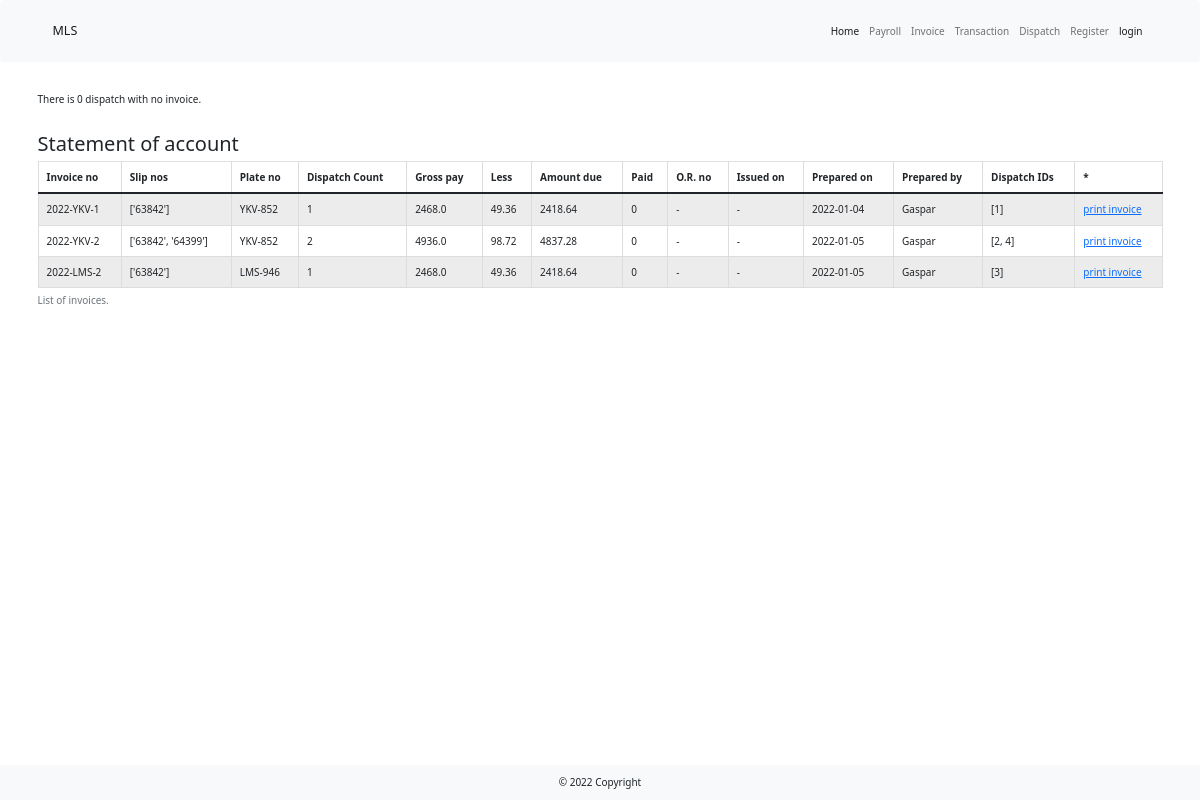
Screenshot of /invoice with the database file from the repository.
### main.py (models this page shows)
class Invoice(db.Model, UserMixin):
    __tablename__ = 'invoice'
    id = db.Column(db.Integer, primary_key=True, unique=True)
    invoice_series = db.Column(db.Integer)
    invoice_no = db.Column(db.String(100), unique=True)
    slip_nos = db.Column(db.String)
    plate_no = db.Column(db.String(10))
    dispatch_cnt = db.Column(db.Integer)
    gross_pay = db.Column(db.Float(precision=1))
    less = db.Column(db.Float(precision=1))
    amount_due = db.Column(db.Float(precision=1))
    paid = db.Column(db.String(5))
    or_no = db.Column(db.String(100))
    issued_on = db.Column(db.String(100))
    prepared_date = db.Column(db.String(100))
    prepared_by = db.Column(db.String(100))
    dispatch_ids = db.Column(db.String(200))

### main.py (the view)
@app.route("/invoice", methods=["Get", "Post"])
def invoice():
    with create_engine('sqlite:///lbc_dispatch.db').connect() as cnx:
        disp_df = pd.read_sql_table(
            table_name="dispatch",
            con=cnx,
        )
    with create_engine('sqlite:///lbc_dispatch.db').connect() as cnx:
        inv_df = pd.read_sql_table(
            table_name="invoice",
            con=cnx,
        )
    inv_cnt = is_found(disp_df["invoice_no"], "-")
    if inv_cnt > 0:
        dispatch_df = disp_df.groupby("invoice_no").get_group("-").sort_values("plate_no", ascending=False)
    else:
        dispatch_df = disp_df.groupby("invoice_no").all()
    return render_template('invoice_data.html', dispatch_df=dispatch_df, invoice_df=inv_df, no_invoice_cnt=inv_cnt, )

### _util.py (called while the page is built)
def is_found(list_to_check, char_to_find):
    cnt = 0
    for item in list_to_check:
        if item == char_to_find:
            cnt += 1
    if cnt > 0:
        return cnt
    else:
        return cnt

### templates/invoice_data.html (shortened to what this page needs)
{% extends 'bootstrap/base.html' %}
{% import "bootstrap/wtf.html" as wtf %}
{% block content %}
    {% include '_header.html' %}
    <div class="container my-5">
        {% if no_invoice_cnt > 0: %}
        <div class="table-responsive">
            <table class="table table-striped table-hover table-bordered table-sm">
                <caption class="caption-top">There are {{ no_invoice_cnt}} dispatches found with no invoice.</caption>
                <thead>
                <tr>
                    <th scope="col">Dispatch date</th>
                    <th scope="col">Slip nos</th>
                    <th scope="col">Plate no</th>
                    <th scope="col">Area</th>
                    <th scope="col">Dropping point</th>
                    <th scope="col">Qty</th>
                    <th scope="col">Cbm</th>
                    <th scope="col">Drops</th>
                    <th scope="col">Amount</th>
                    <th scope="col">Tariff rate</th>
                    <th scope="col">Km</th>
                    <th scope="col">*</th>
                </tr>
                </thead>
                <tbody>
                {% for row in dispatch_df.itertuples(): %}
                <tr>
                    <td>{{ row[2] }}</td>
                    <td>{{ row[4] }}</td>
                    <td>{{ row[16] }}</td>
                    <td>{{ row[6] }}</td>
                    <td>{{ row[7] }}</td>
                    <td>{{ row[12] }}</td>
                    <td>{{ row[11] }}</td>
                    <td>{{ row[13] }}</td>
                    <td>{{ row[15] }}</td>
                    <td>{{ row[14] }}</td>
                    <td>{{ row[10] }}</td>
                <td><a href="{{ url_for('edit_dispatch', dispatch_id=row[1]) }}">edit</a></td>
                </tr>
                {% endfor %}
                </tbody>
            </table>
            <a class="btn btn-primary" href="{{ url_for('add_invoice', dispatch_ids=dispatch_ids) }}">Create invoice</a>
        </div>
        {% else: %}
        <p>There is {{ no_invoice_cnt}} dispatch with no invoice.</p>
        {% endif %}
        <br>
        <h2>Statement of account</h2>
        <div class="table-responsive">
            <table class="table table-striped table-hover table-bordered table-sm">
                <caption>List of invoices.</caption>
                <thead>
                <tr>
                    <th scope="col">Invoice no</th>
                    <th scope="col">Slip nos</th>
                    <th scope="col">Plate no</th>
                    <th scope="col">Dispatch Count</th>
                    <th scope="col">Gross pay</th>
                    <th scope="col">Less</th>
                    <th scope="col">Amount due</th>
                    <th scope="col">Paid</th>
                    <th scope="col">O.R. no</th>
                    <th scope="col">Issued on</th>
                    <th scope="col">Prepared on</th>
                    <th scope="col">Prepared by</th>
                    <th scope="col">Dispatch IDs</th>
                    <th scope="col">*</th>
                </tr>
                </thead>
                <tbody>
                {% for row in invoice_df.itertuples(): %}
                <tr>
                    <td>{{ row[3] }}</td>
                    <td>{{ row[4] }}</td>
                    <td>{{ row[5] }}</td>
                    <td>{{ row[6] }}</td>
                    <td>{{ row[7] }}</td>
                    <td>{{ row[8] }}</td>
                    <td>{{ row[9] }}</td>
                    <td>{{ row[10] }}</td>
                    <td>{{ row[11] }}</td>
                    <td>{{ row[12] }}</td>
                    <td>{{ row[13] }}</td>
                    <td>{{ row[14] }}</td>
                    <td>{{ row[15] }}</td>
                <td><a href="{{ url_for('print_invoice', invoice_id=row[1]) }}">print invoice</a></td>
                </tr>
                {% endfor %}
                </tbody>
            </table>
        </div>
    {% include '_footer.html' %}
    </div>
{% endblock  %}

### rows the page displays
Invoice: invoice_no "2022-YKV-1", slip_nos "['63842']", plate_no "YKV-852", row "1", gross_pay "2468.0", less "49.36", amount_due "2418.64", paid "0", issued_on "-", row "-", prepared_date "2022-01-04", prepared_by "Gaspar", dispatch_ids "[1]"
Invoice: invoice_no "2022-YKV-2", slip_nos "['63842', '64399']", plate_no "YKV-852", row "2", gross_pay "4936.0", less "98.72", amount_due "4837.28", paid "0", issued_on "-", row "-", prepared_date "2022-01-05", prepared_by "Gaspar", dispatch_ids "[2, 4]"
Invoice: invoice_no "2022-LMS-2", slip_nos "['63842']", plate_no "LMS-946", dispatch_cnt "1", gross_pay "2468.0", less "49.36", amount_due "2418.64", paid "0", issued_on "-", row "-", prepared_date "2022-01-05", prepared_by "Gaspar", dispatch_ids "[3]"

### other values shown
{{ no_invoice_cnt }} "0"
